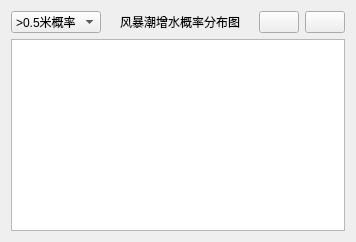
               <widget class="QWidget" name="tab_2">
                <attribute name="title">
                 <string>风暴增水概率分布图</string>
                </attribute>
                <layout class="QVBoxLayout" name="verticalLayout_24">
                 <item>
                  <layout class="QVBoxLayout" name="verticalLayout_9">
                   <property name="sizeConstraint">
                    <enum>QLayout::SetMinimumSize</enum>
                   </property>
                   <item>
                    <layout class="QHBoxLayout" name="horizontalLayout">
                     <item>
                      <widget class="QComboBox" name="comboBox_5">
                       <property name="sizePolicy">
                        <sizepolicy hsizetype="Preferred" vsizetype="Fixed">
                         <horstretch>1</horstretch>
                         <verstretch>0</verstretch>
                        </sizepolicy>
                       </property>
                       <item>
                        <property name="text">
                         <string>&gt;0.5米概率</string>
                        </property>
                       </item>
                       <item>
                        <property name="text">
                         <string>&gt;1.0米概率</string>
                        </property>
                       </item>
                       <item>
                        <property name="text">
                         <string>&gt;1.5米概率</string>
                        </property>
                       </item>
                       <item>
                        <property name="text">
                         <string>&gt;2.0米概率</string>
                        </property>
                       </item>
                       <item>
                        <property name="text">
                         <string>&gt;2.5米概率</string>
                        </property>
                       </item>
                       <item>
                        <property name="text">
                         <string>&gt;3.0米概率</string>
                        </property>
                       </item>
                      </widget>
                     </item>
                     <item>
                      <widget class="QLabel" name="label_29">
                       <property name="sizePolicy">
                        <sizepolicy hsizetype="Preferred" vsizetype="Preferred">
                         <horstretch>2</horstretch>
                         <verstretch>0</verstretch>
                        </sizepolicy>
                       </property>
                       <property name="text">
                        <string/>
                       </property>
                      </widget>
                     </item>
                     <item>
                      <widget class="QLabel" name="label_26">
                       <property name="sizePolicy">
                        <sizepolicy hsizetype="Preferred" vsizetype="Preferred">
                         <horstretch>4</horstretch>
                         <verstretch>0</verstretch>
                        </sizepolicy>
                       </property>
                       <property name="styleSheet">
                        <string notr="true">font: 75 14pt &quot;微软雅黑&quot;;</string>
                       </property>
                       <property name="text">
                        <string>风暴潮增水概率分布图</string>
                       </property>
                       <property name="alignment">
                        <set>Qt::AlignCenter</set>
                       </property>
                      </widget>
                     </item>
                     <item>
                      <widget class="QLabel" name="label_30">
                       <property name="sizePolicy">
                        <sizepolicy hsizetype="Preferred" vsizetype="Preferred">
                         <horstretch>2</horstretch>
                         <verstretch>0</verstretch>
                        </sizepolicy>
                       </property>
                       <property name="text">
                        <string/>
                       </property>
                      </widget>
                     </item>
                     <item>
                      <widget class="QPushButton" name="pushButton_5">
                       <property name="sizePolicy">
                        <sizepolicy hsizetype="Minimum" vsizetype="Fixed">
                         <horstretch>0</horstretch>
                         <verstretch>0</verstretch>
                        </sizepolicy>
                       </property>
                       <property name="styleSheet">
                        <string notr="true">font: 75 10pt &quot;微软雅黑&quot;;</string>
                       </property>
                       <property name="text">
                        <string/>
                       </property>
                      </widget>
                     </item>
                     <item>
                      <widget class="QPushButton" name="pushButton_6">
                       <property name="sizePolicy">
                        <sizepolicy hsizetype="Minimum" vsizetype="Fixed">
                         <horstretch>0</horstretch>
                         <verstretch>0</verstretch>
                        </sizepolicy>
                       </property>
                       <property name="styleSheet">
                        <string notr="true">font: 75 10pt &quot;微软雅黑&quot;;</string>
                       </property>
                       <property name="text">
                        <string/>
                       </property>
                      </widget>
                     </item>
                    </layout>
                   </item>
                   <item>
                    <widget class="QGraphicsView" name="graphicsView_4">
                     <property name="sizePolicy">
                      <sizepolicy hsizetype="Expanding" vsizetype="Expanding">
                       <horstretch>1</horstretch>
                       <verstretch>0</verstretch>
                      </sizepolicy>
                     </property>
                    </widget>
                   </item>
                  </layout>
                 </item>
                </layout>
               </widget>
